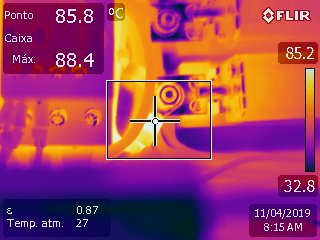
#> input picture imagenes/2.jpg, 320 x 240 px
$ jupyter execute --allow-errors Deteccion_punto_mas_caliente.ipynb
#> lines starting #> are read from the running program, lines starting #| are printed output that depends on the picture; after the words box and inside, x2 and y2 are one past the last pixel; in counts of white or black regions, pixels touching at a corner belong together
[cell 1]
import cv2
import numpy as np
import pytesseract # se usa para leer los dígitos en las imágenes
from PIL import Image # transformación de imagen leída con OpenCV para usarla con pytesseract
import matplotlib.pyplot as plt

[cell 2]
pytesseract.pytesseract.tesseract_cmd = r"C:\\Program Files\\Tesseract-OCR\\tesseract.exe"

[cell 3]
def encontrar_rango_temperatura(img, y1, y2, x1, x2):
    '''
    Encuentra el número que indica el rango de temperatura para esa imagen.
    :param img: La imagen donde se encuentra el rango de temperatura.
    :param y1: Inicio de la altura de la etiqueta de escala de temperatura.
    :param y2: Fin de la altura de la etiqueta de escala de temperatura.
    :param x1: Inicio del ancho de la etiqueta de escala de temperatura.
    :param x2: Fin del ancho de la etiqueta de escala de temperatura.
    :return: Un valor de rango de temperatura leído.
    '''
    gris = cv2.cvtColor(img, cv2.COLOR_BGR2GRAY)
    roi = gris[y1:y2, x1:x2]  # Región de Interés

    umbral = cv2.threshold(roi, 0, 255, cv2.THRESH_BINARY_INV | cv2.THRESH_OTSU)[1]
    kernel = np.ones((1, 1), np.uint8)
    dilatacion = cv2.dilate(umbral, kernel, iterations=1)

    # Reconocer texto con tesseract para python
    imagen_binaria = Image.fromarray(dilatacion)
    rango_temperatura = pytesseract.image_to_string(imagen_binaria,
                                                    config='--psm 7 -c tessedit_char_whitelist=01234567890.')
    return float(rango_temperatura)

[cell 4]
def encontrar_pixel_caliente(img, radio=3):
    gris = cv2.cvtColor(img, cv2.COLOR_BGR2GRAY)
    # Aplicar un desenfoque gaussiano a la imagen y luego encontrar la región más brillante
    gris = cv2.GaussianBlur(gris, (radio, radio), 0)
    return cv2.minMaxLoc(gris)

[cell 5]
img = cv2.imread('imagenes/2.jpg', 1)
#> img is the input picture: shape (240, 320, 3); mean B, G, R 94, 61.1, 155.9
y, x, _ = img.shape
#> y = 240; x = 320
img_copia = img.copy()

#> (a cell that did not finish here is left out)

#> in encontrar_rango_temperatura, `gris = cv2.cvtColor(img, cv2.COLOR_BGR2GRAY)`:
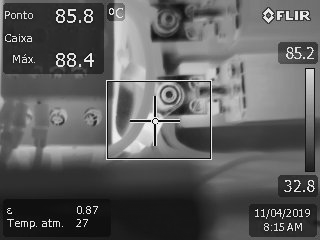
#> gris: shape (240, 320); min 5, max 251, mean 93.2
#> in encontrar_rango_temperatura, `roi = gris[y1:y2, x1:x2]`:
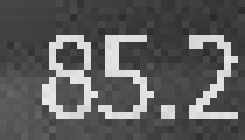
#> roi: shape (20, 35) (shown 7 times larger); min 43, max 233, mean 92.4
#> in encontrar_rango_temperatura, `umbral = cv2.threshold(roi, 0, 255, cv2.THRESH_BINARY_INV | cv2.THRESH..`:
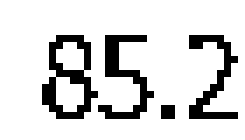
#> umbral: shape (20, 35) (shown 7 times larger); 84.3% white; black in thin lines or dots, all inside (x1, y1, x2, y2) = (6, 5, 34, 17)
rango_temp_min = encontrar_rango_temperatura(img_copia, 178, 194, 280, 315)

[cell 7]
(minVal, maxVal, minLoc, maxLoc) = encontrar_pixel_caliente(img_copia)
#> in encontrar_pixel_caliente, `gris = cv2.GaussianBlur(gris, (radio, radio), 0)`:
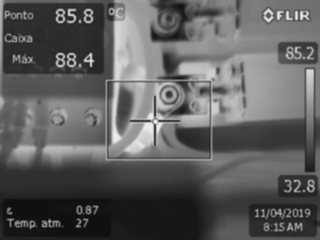
#> gris: shape (240, 320); min 15, max 237, mean 93.2
#> minVal = 15; maxVal = 237; minLoc = (5, 201); maxLoc = (149, 126)

[cell 8]
valor_max = maxVal
#> valor_max = 237
valor_min = 0
valor_max_escala = 255
#> (the rest of this cell did not finish here and is left out)

#> (a cell that did not finish here is left out)

[cell 10]
radio_circulo = 3
cv2.circle(img, maxLoc, radio_circulo, (255, 0, 0), 2)
cv2.putText(img, f'Coordenada: {maxLoc}', (122, 210), cv2.FONT_HERSHEY_SIMPLEX, 0.3, (255, 255, 0), 1, cv2.LINE_AA)
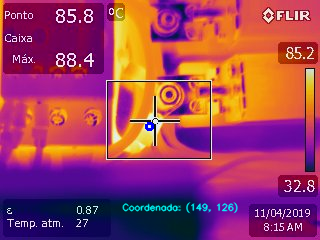
#> img: shape (240, 320, 3); mean B, G, R 94.7, 61.8, 155.6
#> (the rest of this cell did not finish here and is left out)

$ run again, with imagenes/1.jpg copied over imagenes/2.jpg
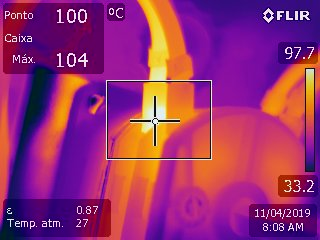
#> input picture imagenes/1.jpg, 320 x 240 px
#> img is the input picture: shape (240, 320, 3); mean B, G, R 112.3, 47.5, 150.7
#> umbral: shape (20, 35); 87.6% white; black in thin lines or dots, all inside (x1, y1, x2, y2) = (5, 5, 34, 17)
#> in encontrar_pixel_caliente, `gris = cv2.GaussianBlur(gris, (radio, radio), 0)`:
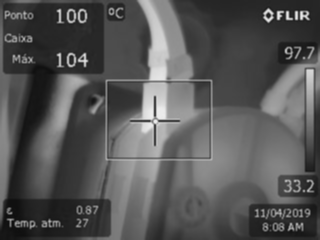
#> gris: shape (240, 320); min 15, max 236, mean 85.8
#> minVal = 15; maxVal = 236; minLoc = (13, 213); maxLoc = (158, 110)
#> valor_max = 236
#> `cv2.putText(img, f'Coordenada: {maxLoc}', (122, 210), cv2.FONT_HERSHEY..`:
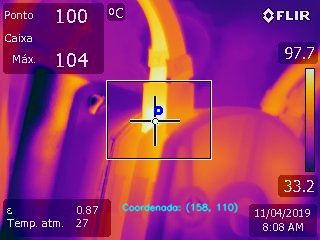
#> img: shape (240, 320, 3); mean B, G, R 112.9, 48.1, 149.9

$ run again, with imagenes/3.jpg copied over imagenes/2.jpg
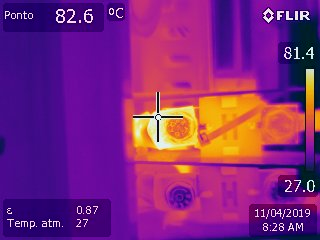
#> input picture imagenes/3.jpg, 320 x 240 px
#> img is the input picture: shape (240, 320, 3); mean B, G, R 123.7, 38.1, 126.2
#> umbral: shape (20, 35); 83.7% white; black in thin lines or dots, all inside (x1, y1, x2, y2) = (4, 5, 34, 17)
#> in encontrar_pixel_caliente, `gris = cv2.GaussianBlur(gris, (radio, radio), 0)`:
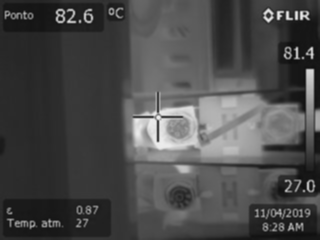
#> gris: shape (240, 320); min 15, max 236, mean 74.2
#> minVal = 15; maxVal = 236; minLoc = (292, 48); maxLoc = (160, 143)
#> valor_max = 236
#> `cv2.putText(img, f'Coordenada: {maxLoc}', (122, 210), cv2.FONT_HERSHEY..`:
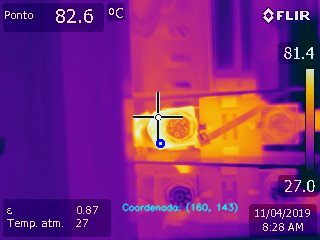
#> img: shape (240, 320, 3); mean B, G, R 124.2, 38.8, 125.4

$ run again, with imagenes/4.jpg copied over imagenes/2.jpg
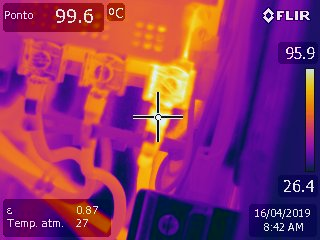
#> input picture imagenes/4.jpg, 320 x 240 px
#> img is the input picture: shape (240, 320, 3); mean B, G, R 104.8, 49.3, 139.9
#> umbral: shape (20, 35); 84% white; black in thin lines or dots, all inside (x1, y1, x2, y2) = (6, 5, 35, 17)
#> in encontrar_pixel_caliente, `gris = cv2.GaussianBlur(gris, (radio, radio), 0)`:
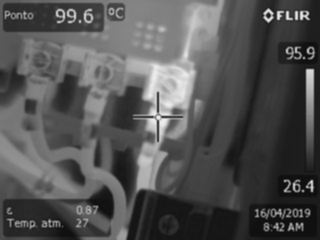
#> gris: shape (240, 320); min 14, max 236, mean 82.7
#> minVal = 14; maxVal = 236; minLoc = (310, 60); maxLoc = (162, 122)
#> valor_max = 236
#> `cv2.putText(img, f'Coordenada: {maxLoc}', (122, 210), cv2.FONT_HERSHEY..`:
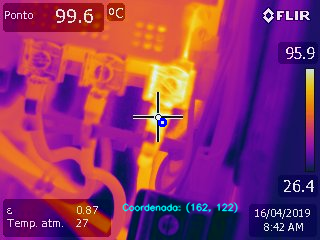
#> img: shape (240, 320, 3); mean B, G, R 105.4, 50.1, 139.5
